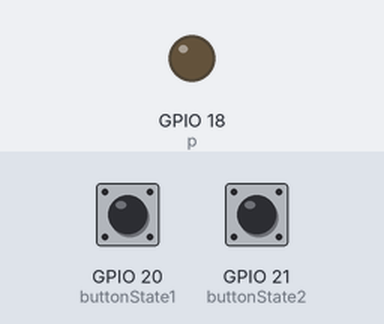
Recording of a program running on a simulated Raspberry Pi (BCM pin numbers). On the bench: output pins drawn as LEDs (lit = HIGH). Inputs (shaded band) come from the test bench; at power-on: GPIO 20 (buttonState1) LOW, GPIO 21 (buttonState2) LOW. What the program prints to the terminal is not drawn.

Above: at 1.2 s.
1.3 s: GPIO 20 (buttonState1) pulled HIGH for 0.15 s
At 2.2 s:
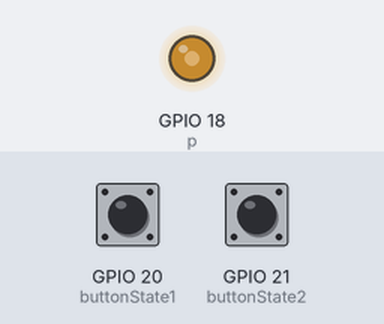
2.9 s: GPIO 21 (buttonState2) pulled HIGH for 0.15 s
At 3.4 s:
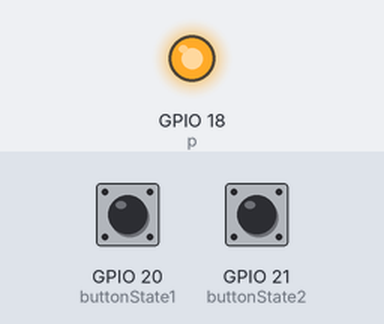
4.5 s: GPIO 20 (buttonState1) pulled HIGH for 1 s
At 5.8 s:
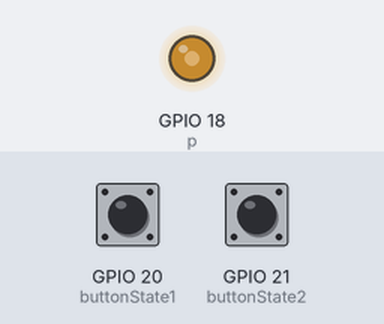
7.0 s: GPIO 21 (buttonState2) pulled HIGH for 1 s
At 7.7 s:
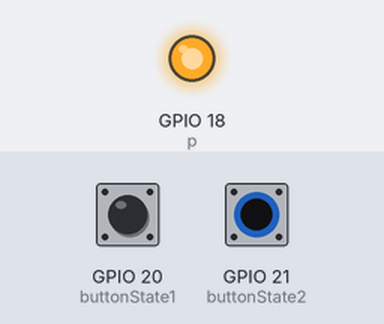
Timing chart, 0 to 10.0 s (numbered marks = the images above; inputs shaded):
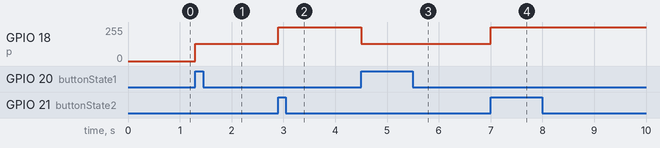

The program:

ex05_review.py
```python
import RPi.GPIO as gp

gp.setmode (gp.BCM)

gp.setup (20, gp.IN)
gp.setup (21, gp.IN)
gp.setup (18, gp.OUT)

p = gp.PWM(18,500)
p.start(0)

while True:
    buttonState1 = gp.input(20)
    buttonState2 = gp.input(21)
    print(buttonState1, buttonState2)

    if buttonState1 ==1:
        p.ChangeDutyCycle(50)
    if buttonState2 ==1:
        p.ChangeDutyCycle(100)

    
```

Measured:
- after the input at 1.3 s, GPIO 18 (p): 0/255 → 128/255 at once
- after the input at 2.9 s, GPIO 18 (p): 128/255 → 255/255 at once
- after the input at 4.5 s, GPIO 18 (p): 255/255 → 128/255 at once
- after the input at 7.0 s, GPIO 18 (p): 128/255 → 255/255 at once
